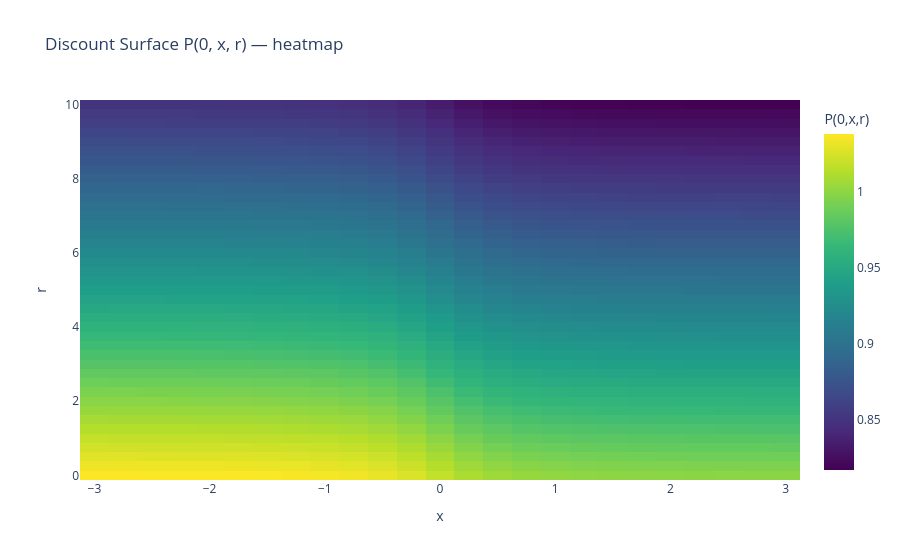
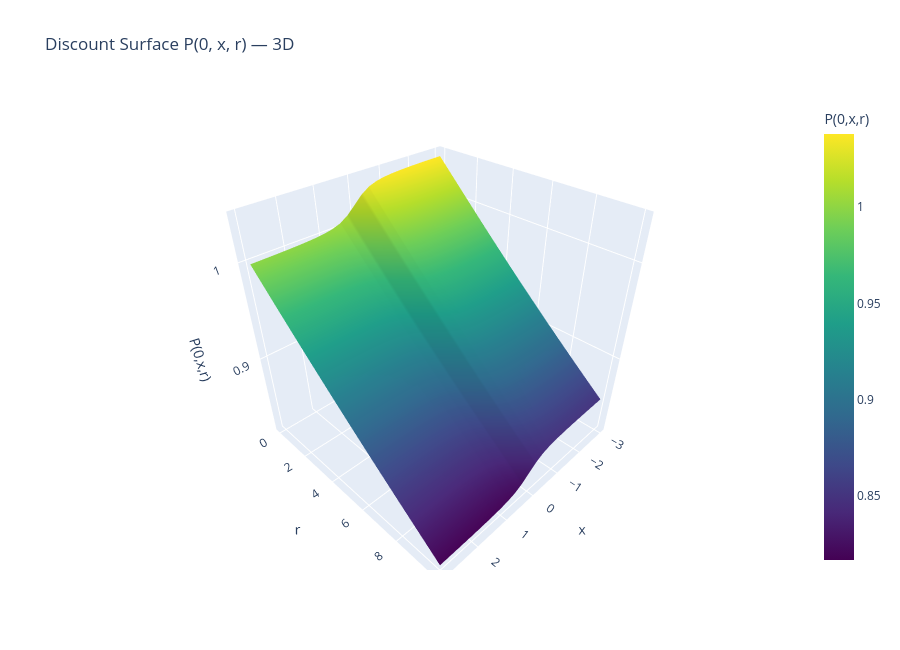

Notebook code for these charts, in order:
### Code cell
jump = 25/10_000
possible_jumps = np.arange(-4*jump, 5*jump, jump)  
T_max = 2
meeting_dates = np.arange(0, T_max+1/12, 1/12)
model = JumpModelDiscount(
    jump_size=jump,
    possible_jumps=possible_jumps,
    meeting_dates=meeting_dates,    
    sigma0=0.01, beta=0.1,
    T=T_max, dt=1/25, Nx=25
)
model.comp_grid() 

x_axis = model.x_grid
r_axis_dec = model.r_grid
r_axis = r_axis_dec*100
P = model.M

fig_hm = go.Figure(
    data=go.Heatmap(
        x=x_axis,
        y=r_axis,
        z=P.T,               
        colorbar=dict(title="P(0,x,r)"),
        colorscale="Viridis",
        reversescale=False
    )
)
fig_hm.update_layout(
    title="Discount Surface P(0, x, r) — heatmap",
    xaxis_title="x",
    yaxis_title="r"
)
fig_hm.show()

fig_surf = go.Figure(
    data=go.Surface(
        x=x_axis,
        y=r_axis,
        z=P.T,
        colorbar=dict(title="P(0,x,r)"),
        colorscale="Viridis"
    )
)

fig_surf.update_layout(
    title="Discount Surface P(0, x, r) — 3D",
    scene=dict(
        xaxis_title="x",
        yaxis_title="r",
        zaxis_title="P(0,x,r)"
    ),
    height=650
)
fig_surf.show()

### Figure 1 — Plotly figure (JSON) as saved in the notebook; plotly's stock layout.template omitted (floating-point values rounded to 4 significant figures; data arrays with more than 128 entries replaced by an {"elided": "..."} marker saying what was removed)
{"data": [{"colorbar": {"title": {"text": "P(0,x,r)"}}, "colorscale": [[0, "#440154"], [0.1111, "#482878"], [0.2222, "#3e4989"], [0.3333, "#31688e"], [0.4444, "#26828e"], [0.5556, "#1f9e89"], [0.6667, "#35b779"], [0.7778, "#6ece58"], [0.8889, "#b5de2b"], [1, "#fde725"]], "reversescale": false, "type": "heatmap", "x": [-3.0, -2.75, -2.5, -2.25, -2.0, -1.75, -1.5, -1.25, -1.0, -0.75, -0.5, -0.25, 0.0, 0.25, 0.5, 0.75, 1.0, 1.25, 1.5, 1.75, 2.0, 2.25, 2.5, 2.75, 3.0], "y": [0.0, 0.25, 0.5, 0.75, 1.0, 1.25, 1.5, 1.75, 2.0, 2.25, 2.5, 2.75, 3.0, 3.25, 3.5, 3.75, 4.0, 4.25, 4.5, 4.75, 5.0, 5.25, 5.5, 5.75, 6.0, 6.25, 6.5, 6.75, 7.0, 7.25, 7.5, 7.75, 8.0, 8.25, 8.5, 8.75, 9.0, 9.25, 9.5, 9.75, 10.0], "z": {"elided": "41x25 float values"}}], "layout": {"title": {"text": "Discount Surface P(0, x, r) — heatmap"}, "xaxis": {"title": {"text": "x"}}, "yaxis": {"title": {"text": "r"}}}}

### Figure 2 — Plotly figure (JSON) as saved in the notebook; plotly's stock layout.template omitted (floating-point values rounded to 4 significant figures; data arrays with more than 128 entries replaced by an {"elided": "..."} marker saying what was removed)
{"data": [{"colorbar": {"title": {"text": "P(0,x,r)"}}, "colorscale": [[0, "#440154"], [0.1111, "#482878"], [0.2222, "#3e4989"], [0.3333, "#31688e"], [0.4444, "#26828e"], [0.5556, "#1f9e89"], [0.6667, "#35b779"], [0.7778, "#6ece58"], [0.8889, "#b5de2b"], [1, "#fde725"]], "type": "surface", "x": [-3.0, -2.75, -2.5, -2.25, -2.0, -1.75, -1.5, -1.25, -1.0, -0.75, -0.5, -0.25, 0.0, 0.25, 0.5, 0.75, 1.0, 1.25, 1.5, 1.75, 2.0, 2.25, 2.5, 2.75, 3.0], "y": [0.0, 0.25, 0.5, 0.75, 1.0, 1.25, 1.5, 1.75, 2.0, 2.25, 2.5, 2.75, 3.0, 3.25, 3.5, 3.75, 4.0, 4.25, 4.5, 4.75, 5.0, 5.25, 5.5, 5.75, 6.0, 6.25, 6.5, 6.75, 7.0, 7.25, 7.5, 7.75, 8.0, 8.25, 8.5, 8.75, 9.0, 9.25, 9.5, 9.75, 10.0], "z": {"elided": "41x25 float values"}}], "layout": {"height": 650, "scene": {"xaxis": {"title": {"text": "x"}}, "yaxis": {"title": {"text": "r"}}, "zaxis": {"title": {"text": "P(0,x,r)"}}}, "title": {"text": "Discount Surface P(0, x, r) — 3D"}}}
